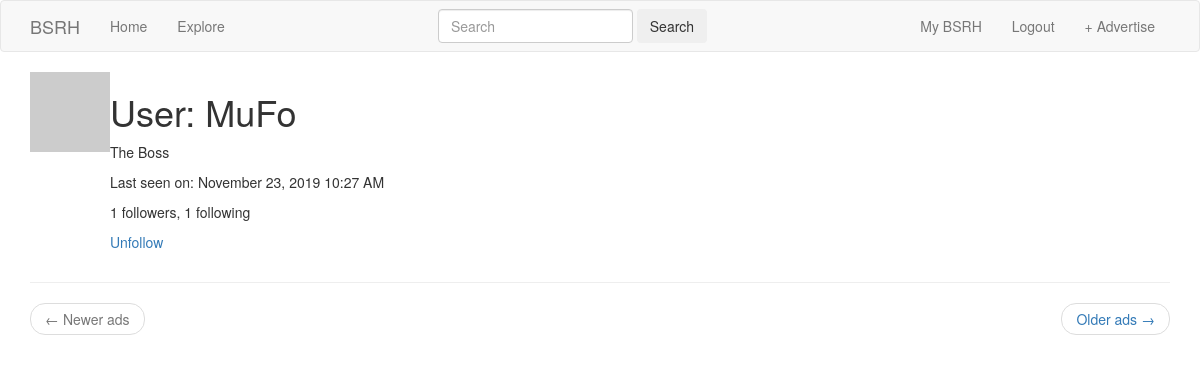
The app's page /user/MuFo (signed in) with its own data.
### app/models.py (models this page shows, shortened)
class User(UserMixin, db.Model):
    id = db.Column(db.Integer, primary_key=True)
    username = db.Column(db.String(64), index=True, unique=True)
    email = db.Column(db.String(120), index=True, unique=True)
    password_hash = db.Column(db.String(128))
    ads = db.relationship('Ad', backref='author', lazy='dynamic')
    about_me = db.Column(db.String(140))
    last_seen = db.Column(db.DateTime, default=datetime.utcnow)
    followed = db.relationship(
        'User', secondary=followers,
        primaryjoin=(followers.c.follower_id == id),
        secondaryjoin=(followers.c.followed_id == id),
        backref=db.backref('followers', lazy='dynamic'), lazy='dynamic')
    def avatar(self, size):
        digest = md5(self.email.lower().encode('utf-8')).hexdigest()
        return 'https://www.gravatar.com/avatar/{}?d=identicon&s={}'.format(digest, size)
    def is_following(self, user):
        return self.followed.filter(
            followers.c.followed_id == user.id).count() > 0

### app/main/routes.py (the view)
@bp.route('/user/<username>')
@login_required
def user(username):
    user = User.query.filter_by(username=username).first_or_404()
    page = request.args.get('page', 1, type=int)
    ads = user.ads.order_by(Ad.timestamp.desc()).paginate(page, current_app.config['ADS_PER_PAGE'], False)
    next_url = url_for('main.user', username=user.username, page=ads.next_num) \
        if ads.has_next else None
    prev_url = url_for('main.user', username=user.username, page=ads.prev_num) \
        if ads.has_prev else None
    return render_template('user.html', user=user, ads=ads.items,
                           next_url=next_url, prev_url=prev_url)

### app/main/routes.py (called while the page is built)
@bp.before_request
def before_request():
    if current_user.is_authenticated:
        current_user.last_seen = datetime.utcnow()
        db.session.commit()
    g.locale = str(get_locale())

### app/models.py (called while the page is built)
@login.user_loader
def load_user(id):
    return User.query.get(int(id))

### app/templates/user.html
{% extends "base.html" %}
{% block app_content %}
    <table>
        <tr valign="top">
            <td><img src="{{ user.avatar(128) }}"></td>
            <td>
                <h1>{{ _('User') }}: {{ user.username }}</h1>
                {% if user.about_me %}
                    <p>
                        {{ user.about_me }}
                    </p>
                {% endif %}
                {% if user.last_seen %}
                    <p>{{ _('Last seen on') }}: {{ moment(user.last_seen).format('LLL') }}</p>
                {% endif %}
                <p>
                    {{ _('%(count)d followers', count=user.followers.count()) }},
                    {{ _('%(count)d following', count=user.followed.count()) }}
                </p>
                {% if user == current_user %}
                    <p><a href="{{ url_for('main.edit_profile') }}">{{ _('Edit your profile') }}</a></p>
                {% elif not current_user.is_following(user) %}
                    <p><a href="{{ url_for('main.follow', username=user.username) }}">{{ _('Follow') }}</a></p>
                {% else %}
                    <p><a href="{{ url_for('main.unfollow', username=user.username) }}">{{ _('Unfollow') }}</a></p>
                {% endif %}
            </td>
        </tr>
    </table>
    <hr>
    <nav aria-label="...">
        <ul class="pager">
            <li class="previous{% if not prev_url %} disabled{% endif %}">
                <a href="{{ prev_url or '#' }}">
                    <span aria-hidden="true">&larr;</span> {{ _('Newer ads') }}
                </a>
            </li>
            <li class="next{% if not next_url %} disabled{% endif %}">
                <a href="{{ next_url or '#' }}">
                    {{ _('Older ads') }} <span aria-hidden="true">&rarr;</span>
                </a>
            </li>
        </ul>
    </nav>
{% endblock %}

### records on screen
User: username "MuFo", about_me "The Boss", last_seen "November 23, 2019 10:27 AM"
